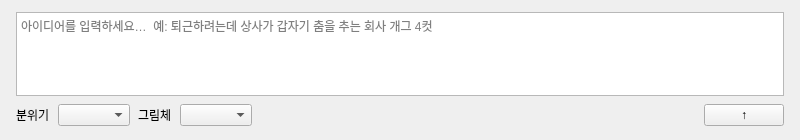
<?xml version="1.0" encoding="UTF-8"?>
<ui version="4.0">
 <class>ComposerForm</class>
 <widget class="QWidget" name="ComposerForm">
  <property name="geometry"><rect><x>0</x><y>0</y><width>800</width><height>140</height></rect></property>
  <layout class="QVBoxLayout" name="composerLayout">
   <property name="spacing"><number>8</number></property>
   <property name="leftMargin"><number>16</number></property>
   <property name="topMargin"><number>12</number></property>
   <property name="rightMargin"><number>16</number></property>
   <property name="bottomMargin"><number>14</number></property>
   <item><widget class="QPlainTextEdit" name="ideaEdit">
    <property name="placeholderText"><string>아이디어를 입력하세요…  예: 퇴근하려는데 상사가 갑자기 춤을 추는 회사 개그 4컷</string></property>
   </widget></item>
   <item><layout class="QHBoxLayout" name="optionsLayout">
    <property name="spacing"><number>8</number></property>
    <item><widget class="QLabel" name="moodLabel"><property name="text"><string>분위기</string></property></widget></item>
    <item><widget class="QComboBox" name="moodCombo"/></item>
    <item><widget class="QLabel" name="artLabel"><property name="text"><string>그림체</string></property></widget></item>
    <item><widget class="QComboBox" name="artCombo"/></item>
    <item><spacer name="optionsSpacer"><property name="orientation"><enum>Qt::Horizontal</enum></property><property name="sizeHint" stdset="0"><size><width>40</width><height>20</height></size></property></spacer></item>
    <item><widget class="QPushButton" name="sendButton">
     <property name="text"><string>↑</string></property>
     <property name="toolTip"><string>전송</string></property>
    </widget></item>
   </layout></item>
  </layout>
 </widget>
 <resources/>
 <connections/>
</ui>
